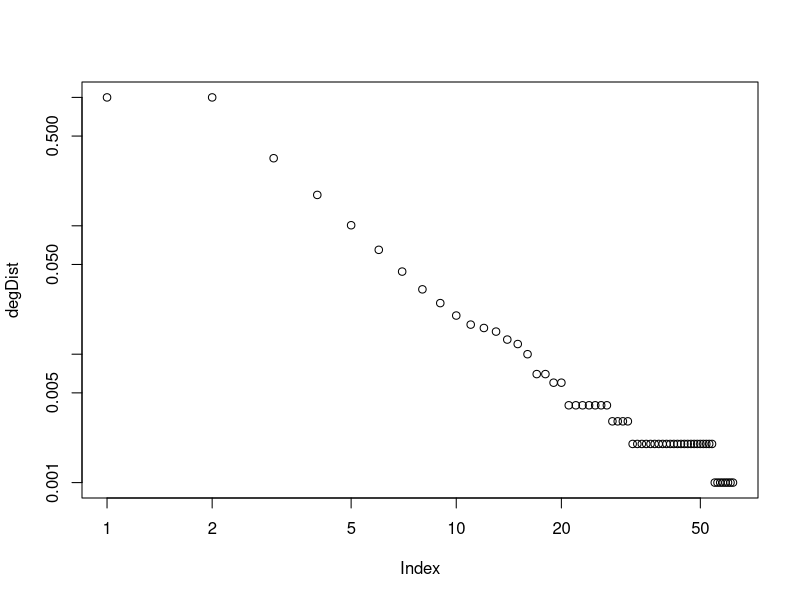

Write the R code that produced this figure.
library("igraph");

setwd("/home/mor0146/github/dataAnalysisCourse/data");
getwd();

list.files(getwd());

file <- read.csv("linkSelection.csv",header=F,sep=";");
g <- graph_from_data_frame(d=file,directed=F);

degDist <- degree_distribution(g,cumulative=T,mode="total");
degDist
help(degree_distribution)

plot(degDist,log="xy")
